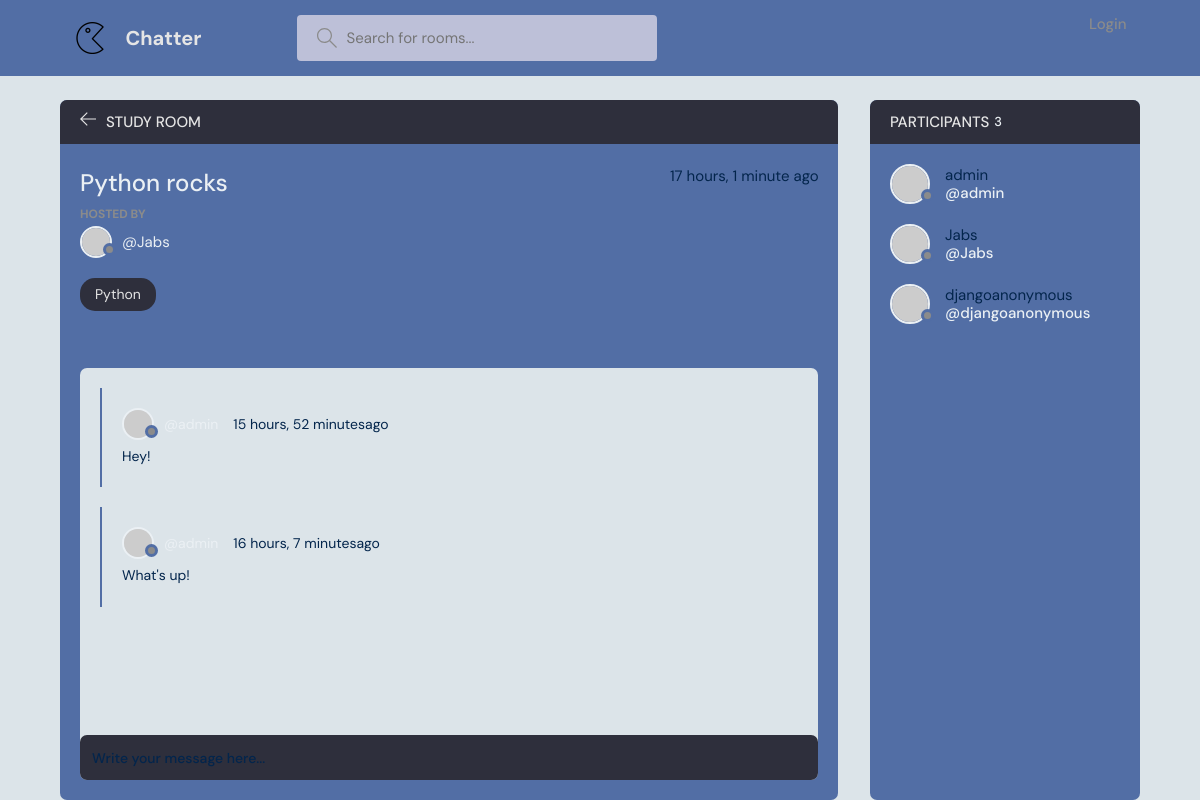
/room/7, run on an earlier commit of the app's database.
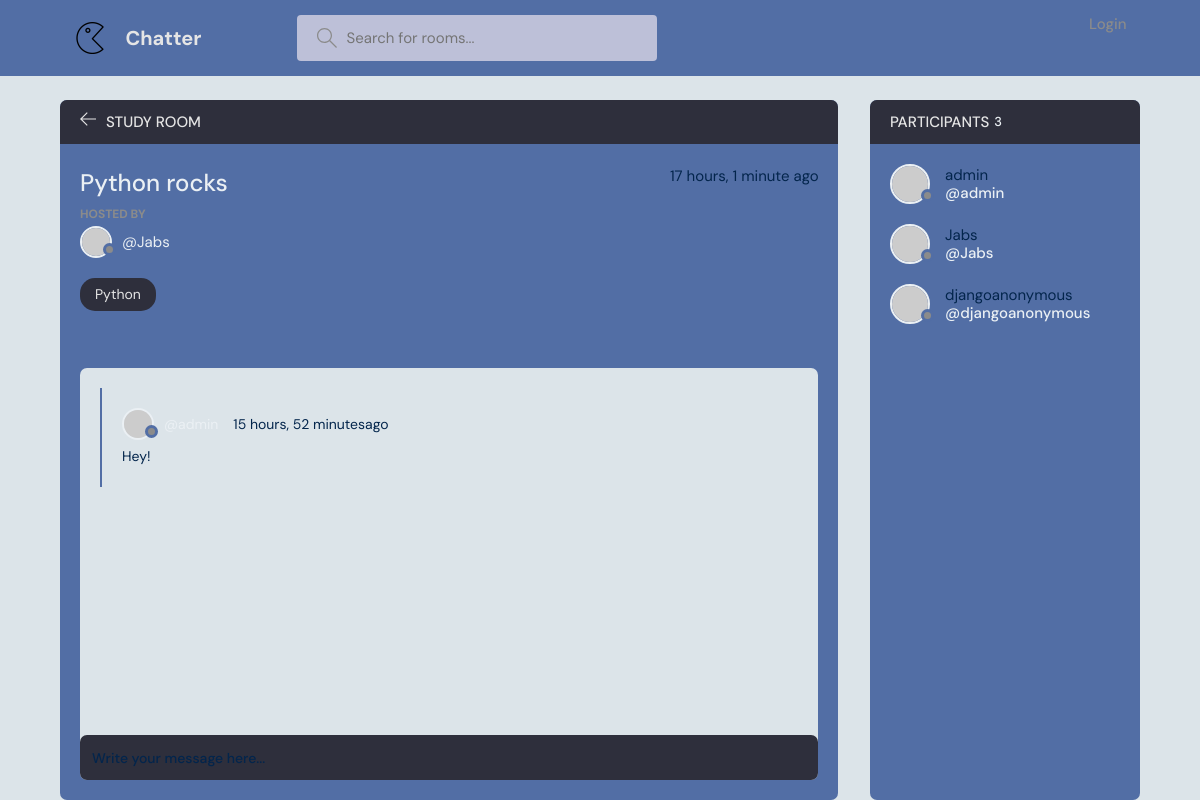
And on a later commit of the database.
### base/models.py (models this page shows, shortened)
class Room(models.Model):
    host = models.ForeignKey(User, on_delete=models.SET_NULL, null = True)
    topic= models.ForeignKey(Topic, on_delete=models.SET_NULL, null = True)
    name = models.CharField(max_length =200) # specify the attribute and its value
    description = models.TextField(null = True, blank = True) # by default null is set to False. Null = true means description can be blank. Null is for database and blank is for the form
    participants = models.ManyToManyField(User, related_name='participants', blank=True)
    updated = models.DateTimeField(auto_now = True) #snapshot every time we save
    created = models.DateTimeField(auto_now_add = True) #snapshot the first time we add it
    class Meta:
        ordering = ['-updated', '-created']

class Topic(models.Model):
    name = models.CharField(max_length=100)
    def __str__(self):
        return self.name

class Message(models.Model):
    user = models.ForeignKey(User, on_delete= models.CASCADE)
    room = models.ForeignKey(Room, on_delete=models.CASCADE)
    body = models.TextField()
    updated = models.DateTimeField(auto_now = True)
    created = models.DateTimeField(auto_now_add = True)

### base/views.py (the view, shortened to what this page needs)
# urls.py: path('room/<str:pk>', views.room, name="room"),
def room(request,pk):
    room = Room.objects.get(id=pk)
    room_messages = room.message_set.all().order_by('-created')
    participants = room.participants.all()
    context = {'room': room, 'room_messages': room_messages, 'participants':participants};
    return render(request, 'base/room.html', context)

### base/templates/base/room.html (shortened to what this page needs)
{% extends 'main.html' %}
{% block content %}
<main class="profile-page layout layout--2">
  <div class="container">
    <div class="room">
      <div class="room__top">
        <div class="room__topLeft">
          <a href="{% url 'home' %}">
            <svg version="1.1" xmlns="http://www.w3.org/2000/svg" width="32" height="32" viewBox="0 0 32 32">
              <title>arrow-left</title>
              <path
                d="M13.723 2.286l-13.723 13.714 13.719 13.714 1.616-1.611-10.96-10.96h27.625v-2.286h-27.625l10.965-10.965-1.616-1.607z">
              </path>
            </svg>
          </a>
          <h3>Study Room</h3>
        </div>
      </div>
      <div class="room__box scroll">
        <div class="room__header scroll">
          <div class="room__info">
            <h3>{{room.name}}</h3>
            <span>{{room.created | timesince}} ago</span>
          </div>
          <div class="room__hosted">
            <p>Hosted By</p>
            <a href="{% url 'user-profile' room.host.id %}" class="room__author">
              <div class="avatar avatar--small">
                <img src="https://randomuser.me/api/portraits/men/37.jpg" />
              </div>
              <span>@{{room.host.username}}</span>
            </a>
          </div>
          <span class="room__topics">{{room.topic}}</span>
        </div>
        <div class="room__conversation">
          <div class="threads scroll">
            {% for message in room_messages %}
            <div class="thread">
              <div class="thread__top">
                <div class="thread__author">
                  <a href="{% url 'user-profile' message.user.id %}" class="thread__authorInfo">
                    <div class="avatar avatar--small">
                      <img src="https://randomuser.me/api/portraits/men/37.jpg" />
                    </div>
                    <span>@{{message.user.username}}</span>
                  </a>
                  <span class="thread__date">{{message.created | timesince}}ago</span>
                </div>
              </div>
              <div class="thread__details">
                {{message.body}}
              </div>
            </div>
            {% endfor %}
          </div>
        </div>
      </div>
      <div class="room__message">
        <form action="#"><input name="" placeholder="Write your message here..." /></form>
      </div>
    </div>
    <div class="participants">
      <h3 class="participants__top">Participants <span>{{participants.count}}</span></h3>
      <div class="participants__list scroll">
        {% for user in participants %}
        <a href="{% url 'user-profile' user.id %}" class="participant">
          <div class="avatar avatar--medium">
            <img src="https://randomuser.me/api/portraits/men/37.jpg" />
          </div>
          <p>
            {{user.username}}
            <span>@{{user.username}}</span>
          </p>
        </a>
        {% endfor %}
      </div>
    </div>
  </div>
</main>
{% endblock content %}

### templates/main.html (shortened to what this page needs)
<!DOCTYPE html>
{% load static %}
<html lang="en">
<head>
    <link rel="stylesheet" href="{% static 'styles/style.css' %}" />
</head>
<body>
    {% include 'navbar.html'%}
    {% block content %}
    {% endblock %}
</body>
</html>

### templates/navbar.html (shortened to what this page needs)
{% load static %}
<header class="header header--loggedIn">
    <div class="container">
        <a href="{% url 'home' %}" class="header__logo">
            <img src="static/images/chatter.png" />
            <h1>Chatter</h1>
        </a>
        <form class="header__search" method="GET" action="{% url 'home' %}">
            <label>
                <input name="q" placeholder="Search for rooms..." />
            </label>
        </form>
        <nav class="header__menu">
            {% if request.user.is_authenticated %}
            <div class="header__user">
                <a href="profile.html">
                    <div class="avatar avatar--medium active">
                        <img src="static/images/avatar1.png" />
                    </div>
                    <p> {{request.user.username}} <span>@{{request.user.username}} </span></p>
                </a>
                <button class="dropdown-button">
                    <svg version="1.1" xmlns="http://www.w3.org/2000/svg" width="32" height="32" viewBox="0 0 32 32">
                        <title>chevron-down</title>
                        <path d="M16 21l-13-13h-3l16 16 16-16h-3l-13 13z"></path>
                    </svg>
                </button>
            </div>
            {% else %}
            <a href="{% url 'login' %}">
                <p>Login</p>
            </a>
            {% endif %}
        </nav>
    </div>
</header>

What changed in the data, as far as the page shows it:
removed Message: created "16 hours, 7 minutes", body "What's up!"
